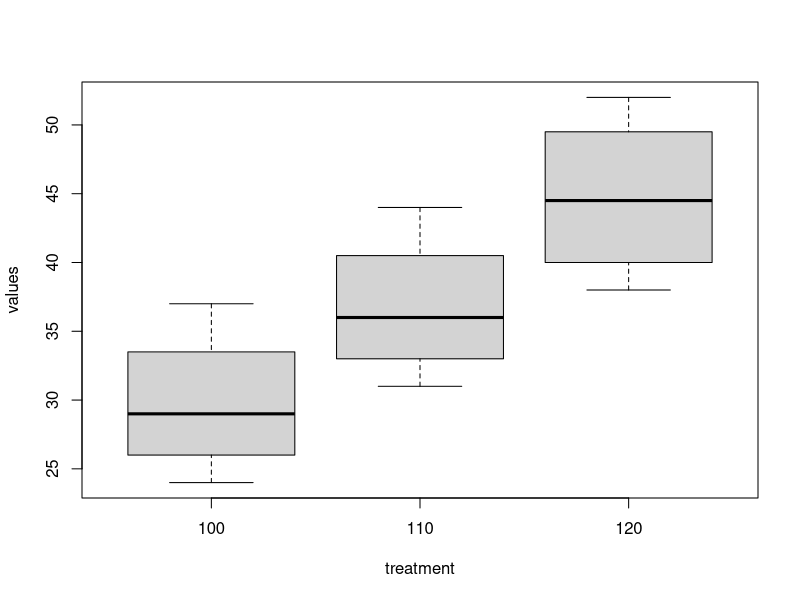

The R script that drew this image:
"
UNIVERSIDAD AUTÓNOMA DE CIUDAD JUAREZ
Instituto de Tecnología e Ingeniería
Métodos Estadísticos
Examen Parcial 1
@author Alfonso José Barroso Barajas
"

values <- c(24, 37, 42, 28, 44, 47, 37, 31, 52, 30, 35, 38)
treatment <- c("100", "110", "120", "100", "110", "120", "100", "110", "120", "100", "110", "120")

data <- data.frame(values, treatment)
anova <- aov(values~treatment, data=data)

summary(anova)

boxplot(values~treatment, data=data)
TukeyHSD(anova, conf.level = 0.95)
